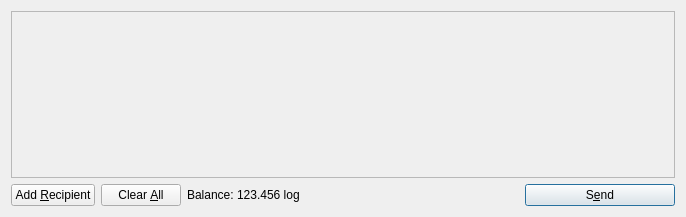
<?xml version="1.0" encoding="UTF-8"?>
<ui version="4.0">
 <class>SendCoinsDialog</class>
 <widget class="QDialog" name="SendCoinsDialog">
  <property name="geometry">
   <rect>
    <x>0</x>
    <y>0</y>
    <width>686</width>
    <height>217</height>
   </rect>
  </property>
  <property name="windowTitle">
   <string>Send Coins</string>
  </property>
  <layout class="QVBoxLayout" name="verticalLayout">
   <item>
    <widget class="QScrollArea" name="scrollArea">
     <property name="widgetResizable">
      <bool>true</bool>
     </property>
     <widget class="QWidget" name="scrollAreaWidgetContents">
      <property name="geometry">
       <rect>
        <x>0</x>
        <y>0</y>
        <width>666</width>
        <height>165</height>
       </rect>
      </property>
      <layout class="QVBoxLayout" name="verticalLayout_2">
       <property name="margin">
        <number>0</number>
       </property>
       <item>
        <layout class="QVBoxLayout" name="entries">
         <property name="spacing">
          <number>6</number>
         </property>
        </layout>
       </item>
       <item>
        <spacer name="verticalSpacer">
         <property name="orientation">
          <enum>Qt::Vertical</enum>
         </property>
         <property name="sizeHint" stdset="0">
          <size>
           <width>20</width>
           <height>40</height>
          </size>
         </property>
        </spacer>
       </item>
      </layout>
     </widget>
    </widget>
   </item>
   <item>
    <layout class="QHBoxLayout" name="horizontalLayout">
     <item>
      <widget class="QPushButton" name="addButton">
       <property name="toolTip">
        <string>Send to multiple recipients at once</string>
       </property>
       <property name="text">
        <string>Add &amp;Recipient</string>
       </property>
       <property name="icon">
        <iconset resource="../bitcoin.qrc">
         <normaloff>:/icons/add</normaloff>:/icons/add</iconset>
       </property>
       <property name="autoDefault">
        <bool>false</bool>
       </property>
      </widget>
     </item>
     <item>
      <widget class="QPushButton" name="clearButton">
       <property name="sizePolicy">
        <sizepolicy hsizetype="Minimum" vsizetype="Fixed">
         <horstretch>0</horstretch>
         <verstretch>0</verstretch>
        </sizepolicy>
       </property>
       <property name="toolTip">
        <string>Remove all transaction fields</string>
       </property>
       <property name="text">
        <string>Clear &amp;All</string>
       </property>
       <property name="icon">
        <iconset resource="../bitcoin.qrc">
         <normaloff>:/icons/remove</normaloff>:/icons/remove</iconset>
       </property>
       <property name="autoRepeatDelay">
        <number>300</number>
       </property>
       <property name="autoDefault">
        <bool>false</bool>
       </property>
      </widget>
     </item>
     <item>
      <layout class="QHBoxLayout" name="horizontalLayout_2">
       <property name="spacing">
        <number>3</number>
       </property>
       <item>
        <widget class="QLabel" name="label">
         <property name="text">
          <string>Balance:</string>
         </property>
        </widget>
       </item>
       <item>
        <widget class="QLabel" name="labelBalance">
         <property name="cursor">
          <cursorShape>IBeamCursor</cursorShape>
         </property>
         <property name="text">
          <string>123.456 log</string>
         </property>
         <property name="textInteractionFlags">
          <set>Qt::LinksAccessibleByMouse|Qt::TextSelectableByKeyboard|Qt::TextSelectableByMouse</set>
         </property>
        </widget>
       </item>
      </layout>
     </item>
     <item>
      <spacer name="horizontalSpacer">
       <property name="orientation">
        <enum>Qt::Horizontal</enum>
       </property>
       <property name="sizeHint" stdset="0">
        <size>
         <width>40</width>
         <height>20</height>
        </size>
       </property>
      </spacer>
     </item>
     <item>
      <widget class="QPushButton" name="sendButton">
       <property name="minimumSize">
        <size>
         <width>150</width>
         <height>0</height>
        </size>
       </property>
       <property name="toolTip">
        <string>Confirm the send action</string>
       </property>
       <property name="text">
        <string>S&amp;end</string>
       </property>
       <property name="icon">
        <iconset resource="../bitcoin.qrc">
         <normaloff>:/icons/send</normaloff>:/icons/send</iconset>
       </property>
       <property name="default">
        <bool>true</bool>
       </property>
      </widget>
     </item>
    </layout>
   </item>
  </layout>
 </widget>
 <resources>
  <include location="../bitcoin.qrc"/>
 </resources>
 <connections/>
</ui>
